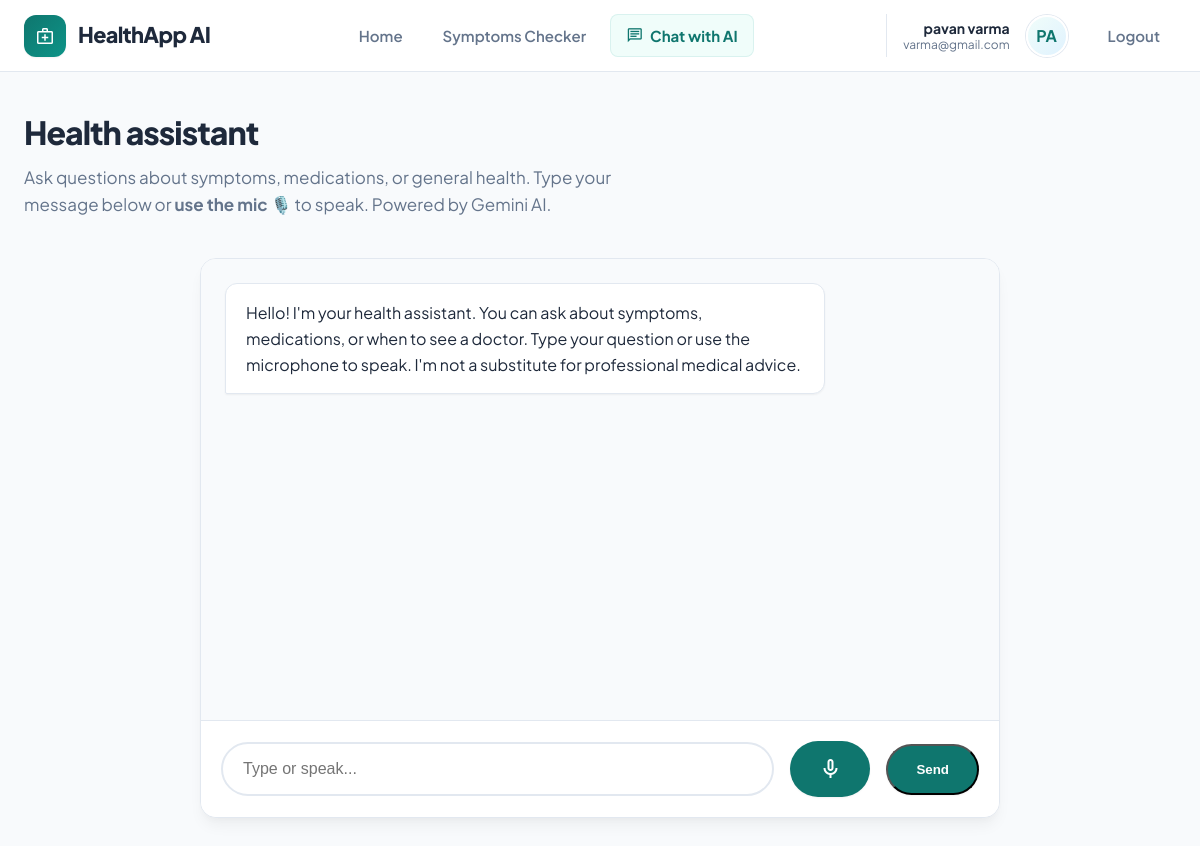
Page /chat (signed in) on the committed database.
### tables this page shows
CREATE TABLE users (
            id INTEGER PRIMARY KEY AUTOINCREMENT,
            email TEXT UNIQUE NOT NULL,
            password_hash TEXT NOT NULL,
            full_name TEXT NOT NULL,
            role TEXT DEFAULT 'patient', -- 'doctor' or 'patient'
            specialization TEXT,         -- Only for doctors
            created_at TEXT DEFAULT CURRENT_TIMESTAMP
        );

### app.py (the view)
@app.route("/chat")
@login_required
def chat_page():
    return render_template("chat.html", user=current_user())

### app.py (called while the page is built)
def login_required(f):
    @wraps(f)
    def inner(*args, **kwargs):
        user = current_user()
        if not user.get("id"):
            session.pop("user_id", None)
            if request.accept_mimetypes.best == "application/json":
                return jsonify({"error": "Login required"}), 401
            return redirect(url_for("login", next=request.url))
        return f(*args, **kwargs)
    return inner

def current_user():
    uid = session.get("user_id")
    if not uid:
        return {}
    return get_user_by_id(int(uid)) or {}

@app.context_processor
def inject_user():
    return {"current_user": current_user()}

### auth.py (called while the page is built)
def _get_conn():
    conn = sqlite3.connect(DB_PATH)
    conn.row_factory = sqlite3.Row
    return conn

def get_user_by_id(user_id: int) -> dict | None:
    conn = _get_conn()
    row = conn.execute("SELECT * FROM users WHERE id = ?", (user_id,)).fetchone()
    conn.close()
    return dict(row) if row else None

### templates/chat.html (shortened to what this page needs)
{% extends "base.html" %}
{% block content %}
<div class="page-header">
  <h1 class="page-title">Health assistant</h1>
  <p class="page-desc">Ask questions about symptoms, medications, or general health. Type your message below or
    <strong>use the mic</strong> 🎙️ to speak. Powered by Gemini AI.
  </p>
</div>
<div class="chat-page-wrap">
  <div class="chat-container">
    <div class="chat-messages" id="chat-messages">
      <div class="chat-msg bot">Hello! I'm your health assistant. You can ask about symptoms, medications, or when to
        see a doctor. Type your question or use the microphone to speak. I'm not a substitute for professional medical
        advice.</div>
    </div>
    <div class="chat-form-wrap">
      <form class="chat-form" id="chat-form">
        <input type="text" id="chat-input" placeholder="Type or speak..." autocomplete="off" aria-label="Chat message">
        <button type="button" id="mic-btn" class="btn-icon" title="Speak">
          <span class="material-symbols-outlined">mic</span>
        </button>
        <button type="submit" id="chat-send">Send</button>
      </form>
    </div>
  </div>
</div>
{% endblock %}

### templates/base.html (shortened to what this page needs)
<!DOCTYPE html>
<html lang="en">
<head>
  <link rel="stylesheet" href="{{ url_for('static', filename='css/app.css') }}">
</head>
<body>
  <div class="app">
    <header class="nav">
      <div class="nav-inner">
        <a href="/" class="nav-brand">
          <span class="nav-brand-icon">
            <span class="material-symbols-outlined" style="font-size:1.25rem">medical_services</span>
          </span>
          HealthApp AI
        </a>
        <nav class="nav-links" aria-label="Main">
          <a href="/" class="nav-link {% if request.endpoint == 'index' %}active{% endif %}">Home</a>
          <a href="/symptoms" class="nav-link {% if request.endpoint == 'symptoms_page' %}active{% endif %}">Symptoms
            Checker</a>
          <a href="/chat" class="nav-link nav-link-chat {% if request.endpoint == 'chat_page' %}active{% endif %}">
            <span class="material-symbols-outlined" style="font-size:1.1rem;vertical-align:middle;">chat</span>
            Chat with AI
          </a>
        </nav>
        <div class="nav-user">
          {% if current_user %}
          <div class="nav-user-info">
            <p class="nav-user-name">{{ current_user.full_name }}</p>
            <p class="nav-user-id">{{ current_user.email }}</p>
          </div>
          <div class="nav-user-avatar">{{ current_user.full_name[:2].upper() if current_user.full_name else '?' }}</div>
          <a href="{{ url_for('logout') }}" class="nav-link" style="margin-left:0.5rem;">Logout</a>
          {% else %}
          <a href="{{ url_for('login') }}" class="nav-link">Login</a>
          {% endif %}
        </div>
      </div>
    </header>
    <main class="main">
      {% block content %}{% endblock %}
    </main>
  </div>
</body>
</html>

### templates/chat.html (style rules this page uses)
.btn-icon { background: none; border: none; cursor: pointer; color: var(--color-primary); padding: 0.5rem; border-radius: 50%; transition: background 0.2s; display: flex; align-items: center; justify-content: center; }

### rows in the picture
users: full_name "pavan varma", email "varma@gmail.com", full_name "PA"
